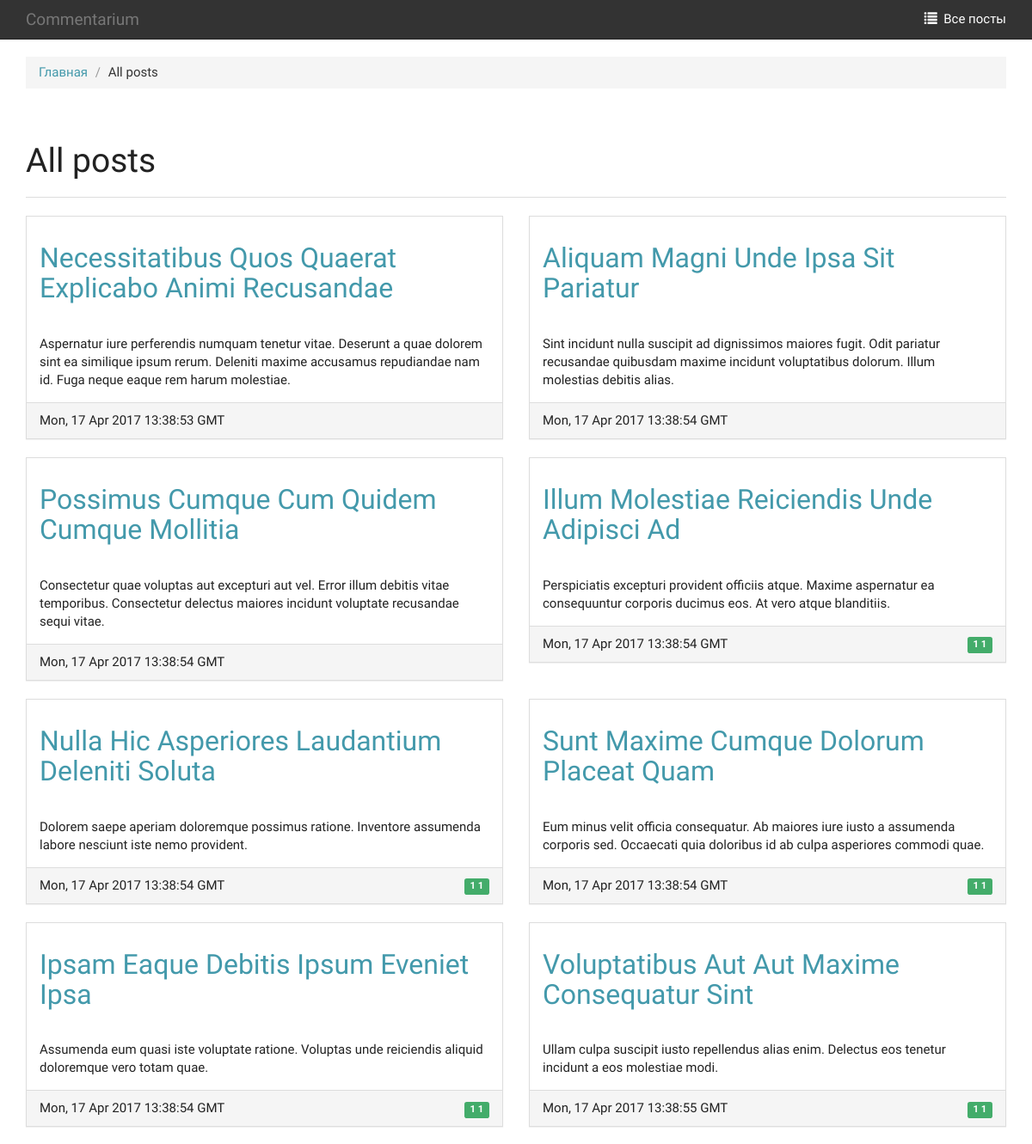
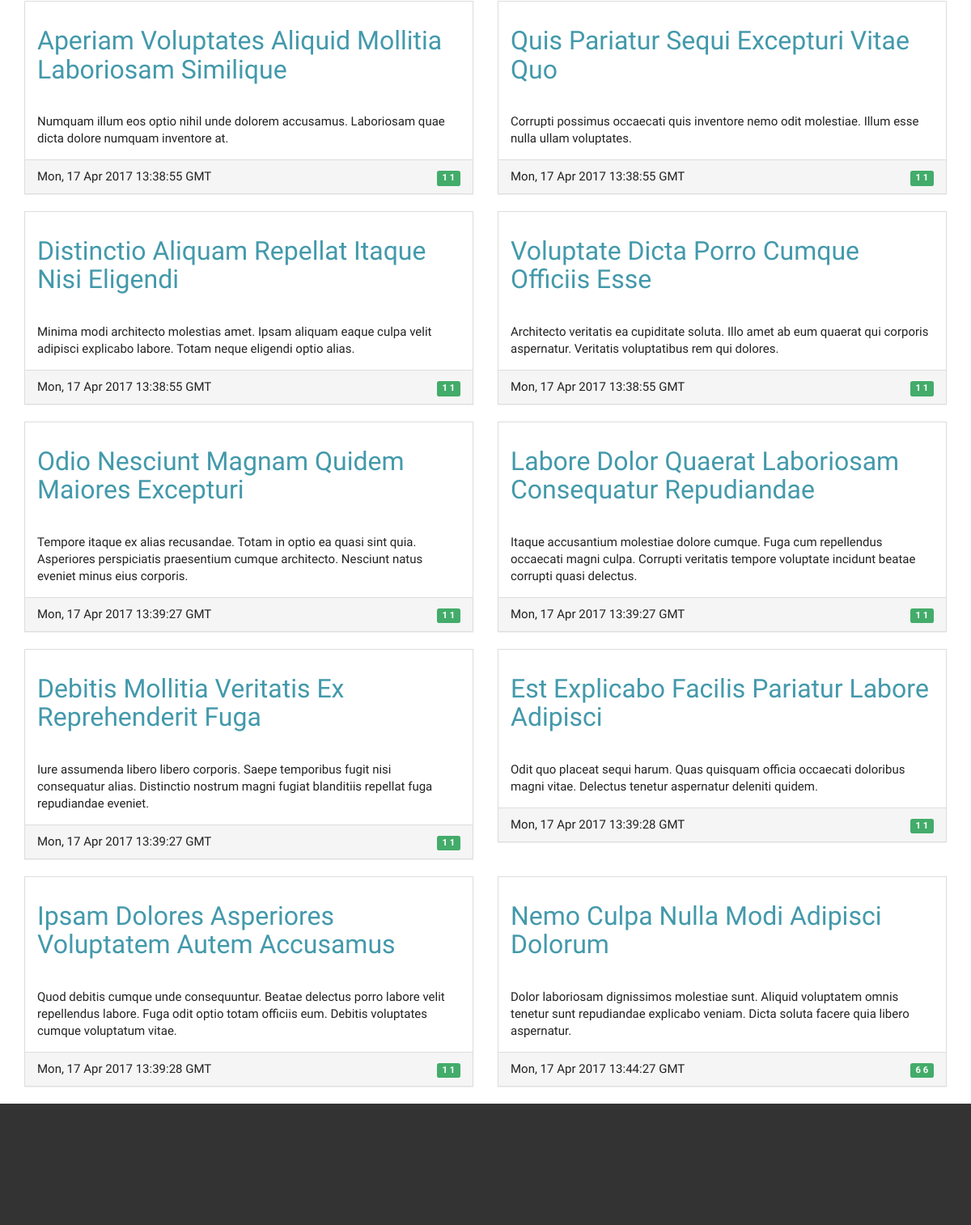
/posts/, run on the app's committed database (2 pictures, top to bottom).
### main/models.py (models this page shows, shortened)
class Post(SitePageModel):
    LIST_VIEW_HEADING = _(u'All posts')
    comments_count = models.IntegerField(_(u'Comments count'), default=0)
    class Meta:
        verbose_name = _(u'Post')
        verbose_name_plural = _(u'Posts')
        ordering = ('last_modified',)
    def get_comments_count(self):
        return self.comments_count
    @classmethod
    def get_breadcrumbs_base(cls):
        return [
            {
                'title': cls.LIST_VIEW_HEADING,
                'url': reverse('post-list')
            },
        ]
    @models.permalink
    def get_absolute_url(self):
        return 'post-detail', (), {'slug': self.slug}

### main/views.py (the view)
def post_list(request):
    return render(request, 'post/post_list.html', {
        'objects': Post.get_published(),
        'breadcrumbs': Post.get_breadcrumbs_base(),
        'page_title': Post.LIST_VIEW_HEADING
    }
                  )

### main/mixins/models.py (called while the page is built)
    def get_title(self):
        return u'%s' % self.title

    @classmethod
    def get_published(cls):
        return cls.objects.filter(display=True)

    def get_last_modified(self):
        return formatdate(time.mktime(self.last_modified.timetuple()), usegmt=True)

### templates/post/post_list.html (shortened to what this page needs)
{% extends "base.html" %}
{% block main_content %}
    <div class="row">
        <div class="col-xs-12">
            <div class="page-header">
                <h1>{{ page_title }}</h1>
            </div>
        </div>
        {% include 'post/templatetags/post_list_inner.html' %}
    </div>
{% endblock %}

### templates/post/templatetags/post_list_inner.html
{% load pytils_numeral %}
{% if objects %}
    {% for object in objects %}
        <div class="col-xs-12 col-sm-6 form">
            <div class="panel panel-default">
                <a title="{{ object.get_title }}" href="{{ object.get_absolute_url }}">
                    <div class="panel-heading">
                        <h2>{{ object.get_title }}</h2>
                    </div>
                </a>
                <div class="panel-body">
                    {{ object.content|safe }}
                </div>
                <div class="panel-footer">
                    <div class="row">
                        <div class="col-sm-6">
                            {{ object.get_last_modified }}
                        </div>
                        {% if object.get_comments_count %}
                            <div class="col-xs-6 text-right">
                                <div href="{{ object.get_absolute_url }}" class="label label-success">{{ object.get_comments_count }} {{ object.get_comments_count|choose_plural:"комментарий, комментария, комментариев" }} </div>
                            </div>
                        {% endif %}
                    </div>
                </div>
            </div>
        </div>
        {% cycle '' '<div class="clearfix"></div>' %}
    {% endfor %}
{% endif %}

### data on the page
Post: get_title "Necessitatibus Quos Quaerat Explicabo Animi Recusandae", content "Aspernatur iure perferendis numquam tenetur vitae. Deserunt a quae dolorem sint ea similique ipsum rerum. Deleniti maxime accusamus repudiandae nam id. Fuga neque eaque rem harum molestiae.", get_last_modified "Mon, 17 Apr 2017 13:38:53 GMT"
Post: get_title "Aliquam Magni Unde Ipsa Sit Pariatur", content "Sint incidunt nulla suscipit ad dignissimos maiores fugit. Odit pariatur recusandae quibusdam maxime incidunt voluptatibus dolorum. Illum molestias debitis alias.", get_last_modified "Mon, 17 Apr 2017 13:38:54 GMT"
Post: get_title "Possimus Cumque Cum Quidem Cumque Mollitia", content "Consectetur quae voluptas aut excepturi aut vel. Error illum debitis vitae temporibus. Consectetur delectus maiores incidunt voluptate recusandae sequi vitae.", get_last_modified "Mon, 17 Apr 2017 13:38:54 GMT"
Post: get_title "Illum Molestiae Reiciendis Unde Adipisci Ad", content "Perspiciatis excepturi provident officiis atque. Maxime aspernatur ea consequuntur corporis ducimus eos. At vero atque blanditiis.", get_last_modified "Mon, 17 Apr 2017 13:38:54 GMT", get_comments_count "1", get_comments_count|choose_plural "1"
Post: get_title "Nulla Hic Asperiores Laudantium Deleniti Soluta", content "Dolorem saepe aperiam doloremque possimus ratione. Inventore assumenda labore nesciunt iste nemo provident.", get_last_modified "Mon, 17 Apr 2017 13:38:54 GMT", get_comments_count "1", get_comments_count|choose_plural "1"
Post: get_title "Sunt Maxime Cumque Dolorum Placeat Quam", content "Eum minus velit officia consequatur. Ab maiores iure iusto a assumenda corporis sed. Occaecati quia doloribus id ab culpa asperiores commodi quae.", get_last_modified "Mon, 17 Apr 2017 13:38:54 GMT", get_comments_count "1", get_comments_count|choose_plural "1"
Post: get_title "Ipsam Eaque Debitis Ipsum Eveniet Ipsa", content "Assumenda eum quasi iste voluptate ratione. Voluptas unde reiciendis aliquid doloremque vero totam quae.", get_last_modified "Mon, 17 Apr 2017 13:38:54 GMT", get_comments_count "1", get_comments_count|choose_plural "1"
Post: get_title "Voluptatibus Aut Aut Maxime Consequatur Sint", content "Ullam culpa suscipit iusto repellendus alias enim. Delectus eos tenetur incidunt a eos molestiae modi.", get_last_modified "Mon, 17 Apr 2017 13:38:55 GMT", get_comments_count "1", get_comments_count|choose_plural "1"
Post: get_title "Aperiam Voluptates Aliquid Mollitia Laboriosam Similique", content "Numquam illum eos optio nihil unde dolorem accusamus. Laboriosam quae dicta dolore numquam inventore at.", get_last_modified "Mon, 17 Apr 2017 13:38:55 GMT", get_comments_count "1", get_comments_count|choose_plural "1"
Post: get_title "Quis Pariatur Sequi Excepturi Vitae Quo", content "Corrupti possimus occaecati quis inventore nemo odit molestiae. Illum esse nulla ullam voluptates.", get_last_modified "Mon, 17 Apr 2017 13:38:55 GMT", get_comments_count "1", get_comments_count|choose_plural "1"
Post: get_title "Distinctio Aliquam Repellat Itaque Nisi Eligendi", content "Minima modi architecto molestias amet. Ipsam aliquam eaque culpa velit adipisci explicabo labore. Totam neque eligendi optio alias.", get_last_modified "Mon, 17 Apr 2017 13:38:55 GMT", get_comments_count "1", get_comments_count|choose_plural "1"
Post: get_title "Voluptate Dicta Porro Cumque Officiis Esse", content "Architecto veritatis ea cupiditate soluta. Illo amet ab eum quaerat qui corporis aspernatur. Veritatis voluptatibus rem qui dolores.", get_last_modified "Mon, 17 Apr 2017 13:38:55 GMT", get_comments_count "1", get_comments_count|choose_plural "1"
Post: get_title "Odio Nesciunt Magnam Quidem Maiores Excepturi", content "Tempore itaque ex alias recusandae. Totam in optio ea quasi sint quia. Asperiores perspiciatis praesentium cumque architecto. Nesciunt natus eveniet minus eius corporis.", get_last_modified "Mon, 17 Apr 2017 13:39:27 GMT", get_comments_count "1", get_comments_count|choose_plural "1"
Post: get_title "Labore Dolor Quaerat Laboriosam Consequatur Repudiandae", content "Itaque accusantium molestiae dolore cumque. Fuga cum repellendus occaecati magni culpa. Corrupti veritatis tempore voluptate incidunt beatae corrupti quasi delectus.", get_last_modified "Mon, 17 Apr 2017 13:39:27 GMT", get_comments_count "1", get_comments_count|choose_plural "1"
Post: get_title "Debitis Mollitia Veritatis Ex Reprehenderit Fuga", content "Iure assumenda libero libero corporis. Saepe temporibus fugit nisi consequatur alias. Distinctio nostrum magni fugiat blanditiis repellat fuga repudiandae eveniet.", get_last_modified "Mon, 17 Apr 2017 13:39:27 GMT", get_comments_count "1", get_comments_count|choose_plural "1"
Post: get_title "Est Explicabo Facilis Pariatur Labore Adipisci", content "Odit quo placeat sequi harum. Quas quisquam officia occaecati doloribus magni vitae. Delectus tenetur aspernatur deleniti quidem.", get_last_modified "Mon, 17 Apr 2017 13:39:28 GMT", get_comments_count "1", get_comments_count|choose_plural "1"
Post: get_title "Ipsam Dolores Asperiores Voluptatem Autem Accusamus", content "Quod debitis cumque unde consequuntur. Beatae delectus porro labore velit repellendus labore. Fuga odit optio totam officiis eum. Debitis voluptates cumque voluptatum vitae.", get_last_modified "Mon, 17 Apr 2017 13:39:28 GMT", get_comments_count "1", get_comments_count|choose_plural "1"
Post: get_title "Nemo Culpa Nulla Modi Adipisci Dolorum", content "Dolor laboriosam dignissimos molestiae sunt. Aliquid voluptatem omnis tenetur sunt repudiandae explicabo veniam. Dicta soluta facere quia libero aspernatur.", get_last_modified "Mon, 17 Apr 2017 13:44:27 GMT", get_comments_count "6", get_comments_count|choose_plural "6"

### other printed values
{{ b.title }} "All posts"
{{ page_title }} "All posts"
